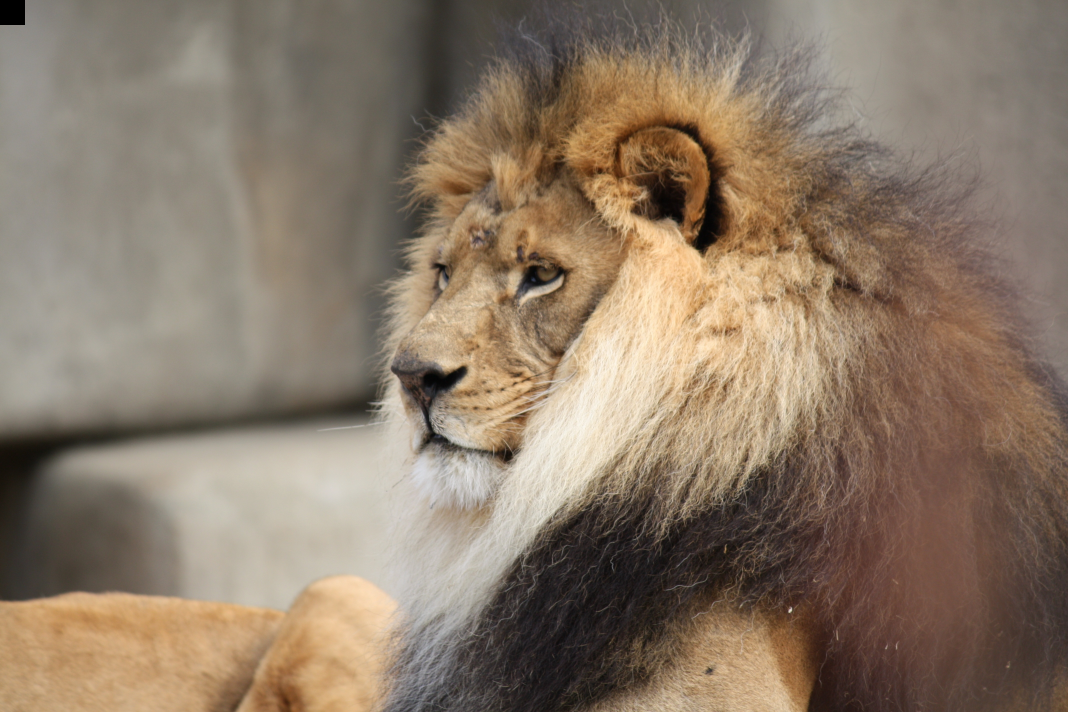
#> input picture modified_image.jpg, 4272 x 2848 px, given in place of Elephant.jpg, which was not available (shown at 1/4 size); the run also reads 1 picture not shown here
$ jupyter execute 122CS0967_Assignment2.ipynb   (shell and % lines are left out)
#> lines starting #> are read from the running program, lines starting #| are printed output that depends on the picture; pictures that were not available may be replaced by others from this repository, and a replacement may not be noted
[cell 1]
import cv2

image_path = 'Elephant.jpg'
image = cv2.imread(image_path)
#> image is the input picture: shape (2848, 4272, 3); mean B, G, R 103.9, 121.6, 138.9

image[0:100, 0:100] = [0, 0, 0]

cv2.imwrite('modified_image_elephant.jpg', image)
cv2.imshow('Modified Image Elephant', image)
cv2.waitKey(0)
cv2.destroyAllWindows()

[cell 2]
import cv2
import numpy as np

# Load the images
image1 = cv2.imread('lion.jpg')
image2 = cv2.imread('Elephant.jpg')


if image1 is None or image2 is None:
    print("Error: One or both images not found.")
    exit()


height1, width1 = image1.shape[:2]
#> height1 = 1424; width1 = 2136
height2, width2 = image2.shape[:2]
#> height2 = 2848; width2 = 4272


new_height = 400

image1_resized = cv2.resize(image1, (int(width1 * new_height / height1), new_height))
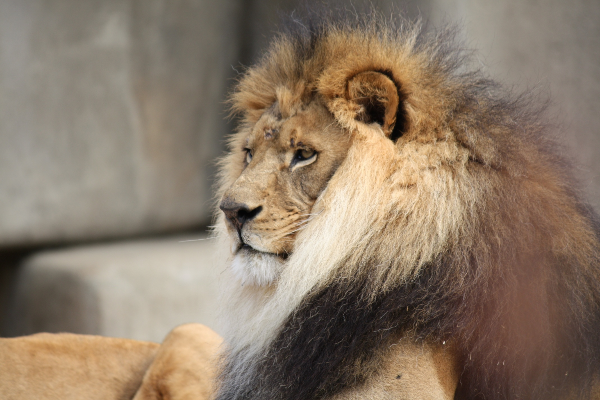
#> image1_resized: shape (400, 600, 3); mean B, G, R 104, 121.8, 139
image2_resized = cv2.resize(image2, (int(width2 * new_height / height2), new_height))


combined_image = np.hstack((image1_resized, image2_resized))
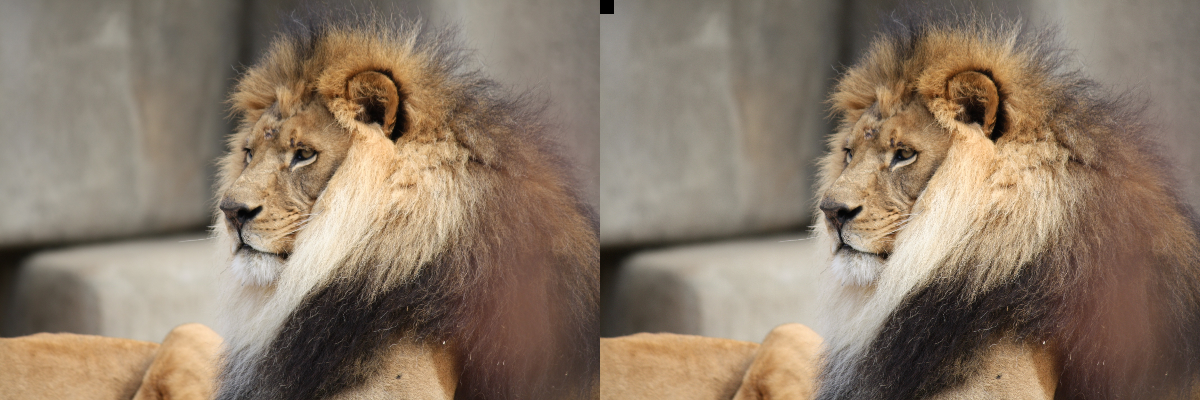
#> combined_image: shape (400, 1200, 3); mean B, G, R 103.9, 121.6, 138.9

cv2.imshow('Combined Image Lion Elephant', combined_image)
cv2.waitKey(0)
cv2.destroyAllWindows()

[cell 3]
import cv2

image = cv2.imread('Elephant.jpg')

if image is None:
    print("Error: Image not found.")
    exit()

cv2.imshow('Original Image', image)

start_x = 100
start_y = 50
region_width = 150
region_height = 150

end_x = min(start_x + region_width, image.shape[1])
#> end_x = 250
end_y = min(start_y + region_height, image.shape[0])
#> end_y = 200

extracted_region = image[start_y:end_y, start_x:end_x]
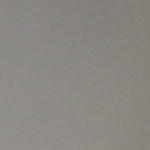
#> extracted_region: shape (150, 150, 3); mean B, G, R 130.1, 135.7, 139.1

cv2.imshow('Extracted Region', extracted_region)

cv2.waitKey(0)
cv2.destroyAllWindows()

[cell 4]
import cv2
import numpy as np
import matplotlib.pyplot as plt

image = cv2.imread('Elephant.jpg')

if image is None:
    print("Error: Image not found.")
    exit()

gray_image = cv2.cvtColor(image, cv2.COLOR_BGR2GRAY)
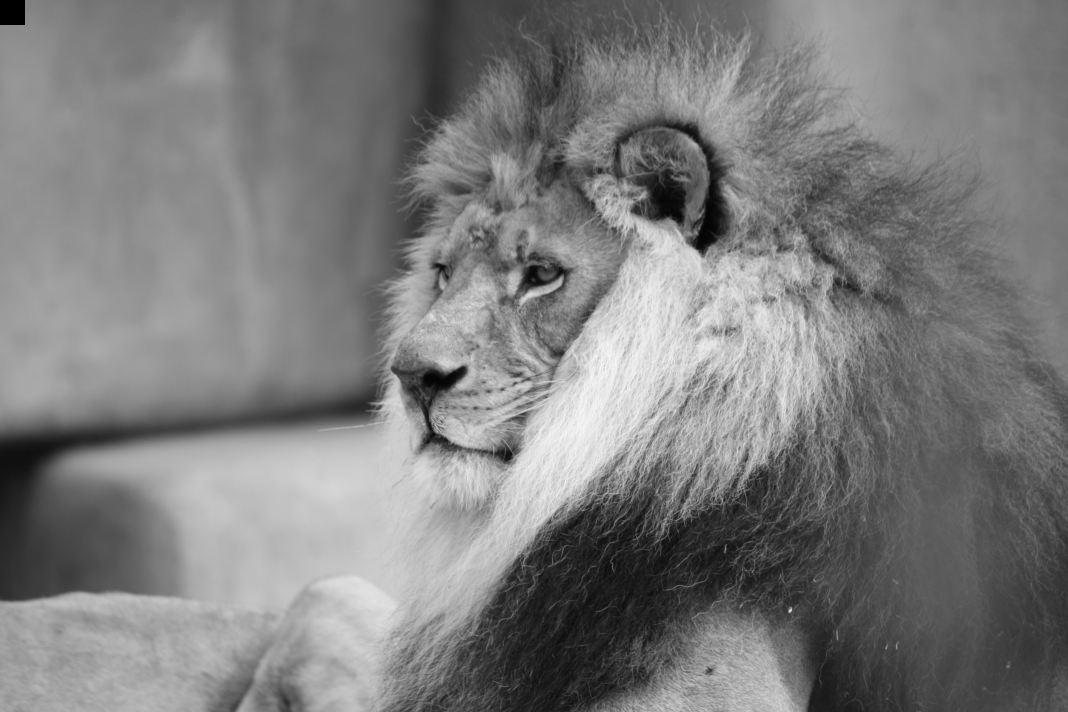
#> gray_image: shape (2848, 4272) (shown at 1/4 size); min 0, max 252, mean 124.7


hist = cv2.calcHist([gray_image], [0], None, [256], [0, 256])
#> hist = 256 values, max 116043 at index 122, min 0 at index 253, mean 47526

plt.figure(figsize=(8, 6))
plt.plot(hist, color='black')
plt.title('Grayscale Histogram')
plt.xlabel('Pixel Intensity')
plt.ylabel('Frequency')
plt.grid(True)

output_file = 'grayscale_histogram.png'
plt.savefig(output_file)
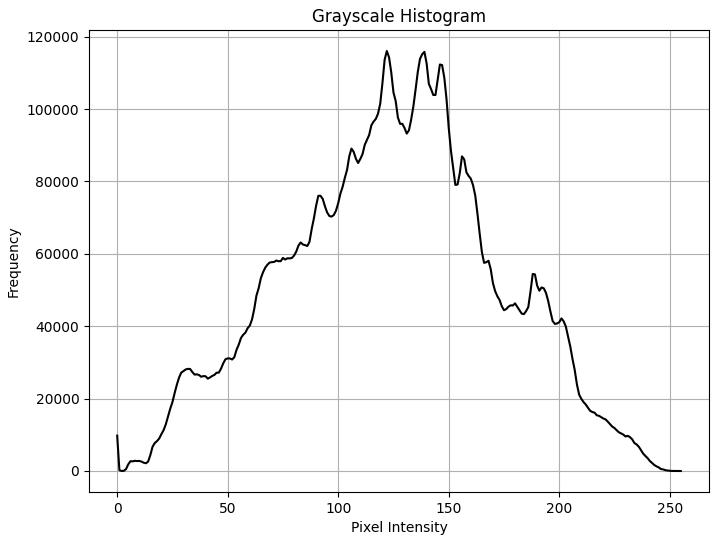
#> figure drawn by matplotlib, 1 panel; curve peaks at x = 122, y = 116043

print(f"Histogram saved as '{output_file}'.")

plt.show()

[cell 5]
import cv2
import numpy as np

image = cv2.imread('Elephant.jpg')


if image is None:
    print("Error: Image not found.")
    exit()

gaussian_filter = np.array([
    [1, 2, 1],
    [2, 4, 2],
    [1, 2, 1]
], dtype=np.float32) / 16


blurred_image = cv2.filter2D(image, -1, gaussian_filter)


cv2.imshow('Original Image', image)
cv2.imshow('Blurred Image', blurred_image)

cv2.waitKey(0)
cv2.destroyAllWindows()
